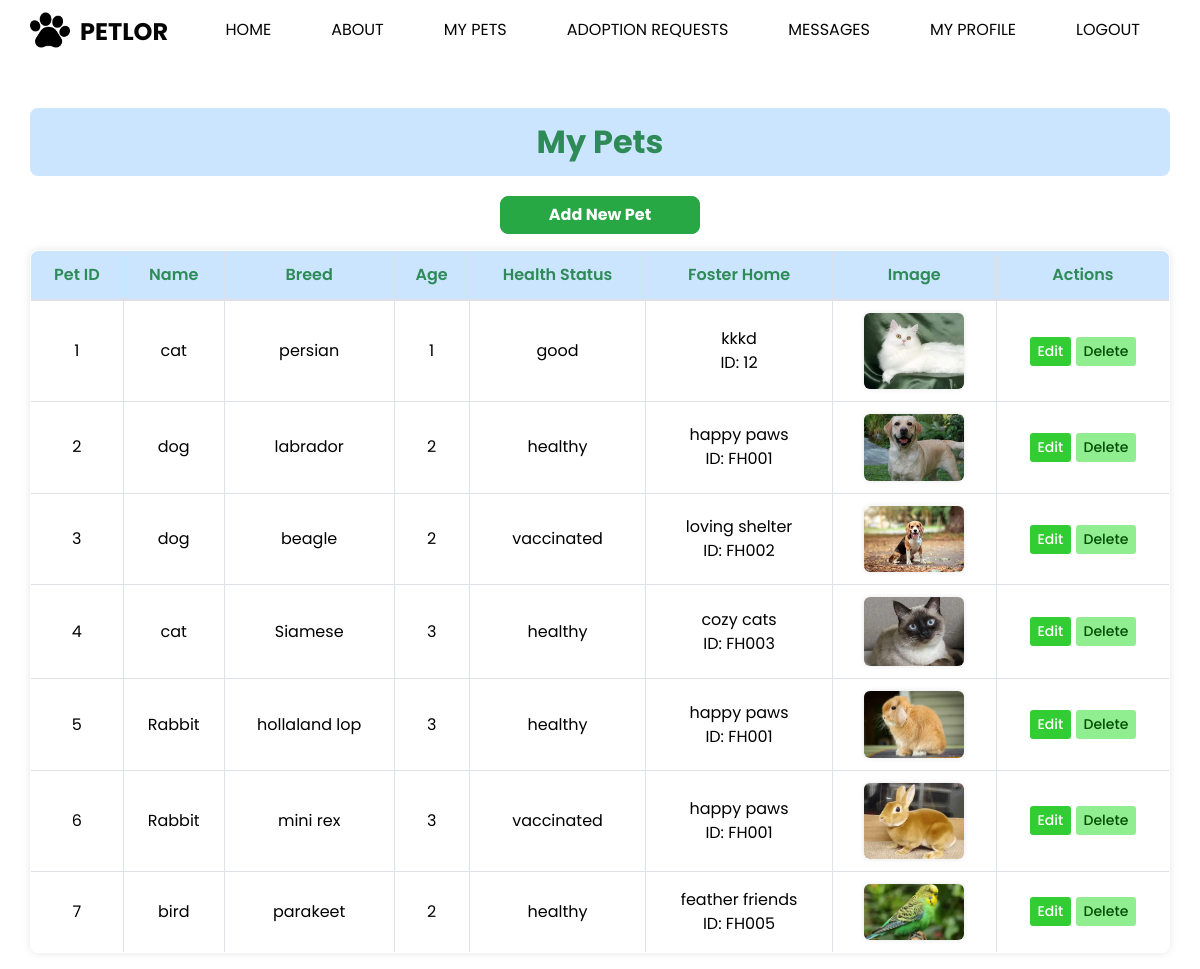
Page /my_pets/ (signed in) on the earlier database version.
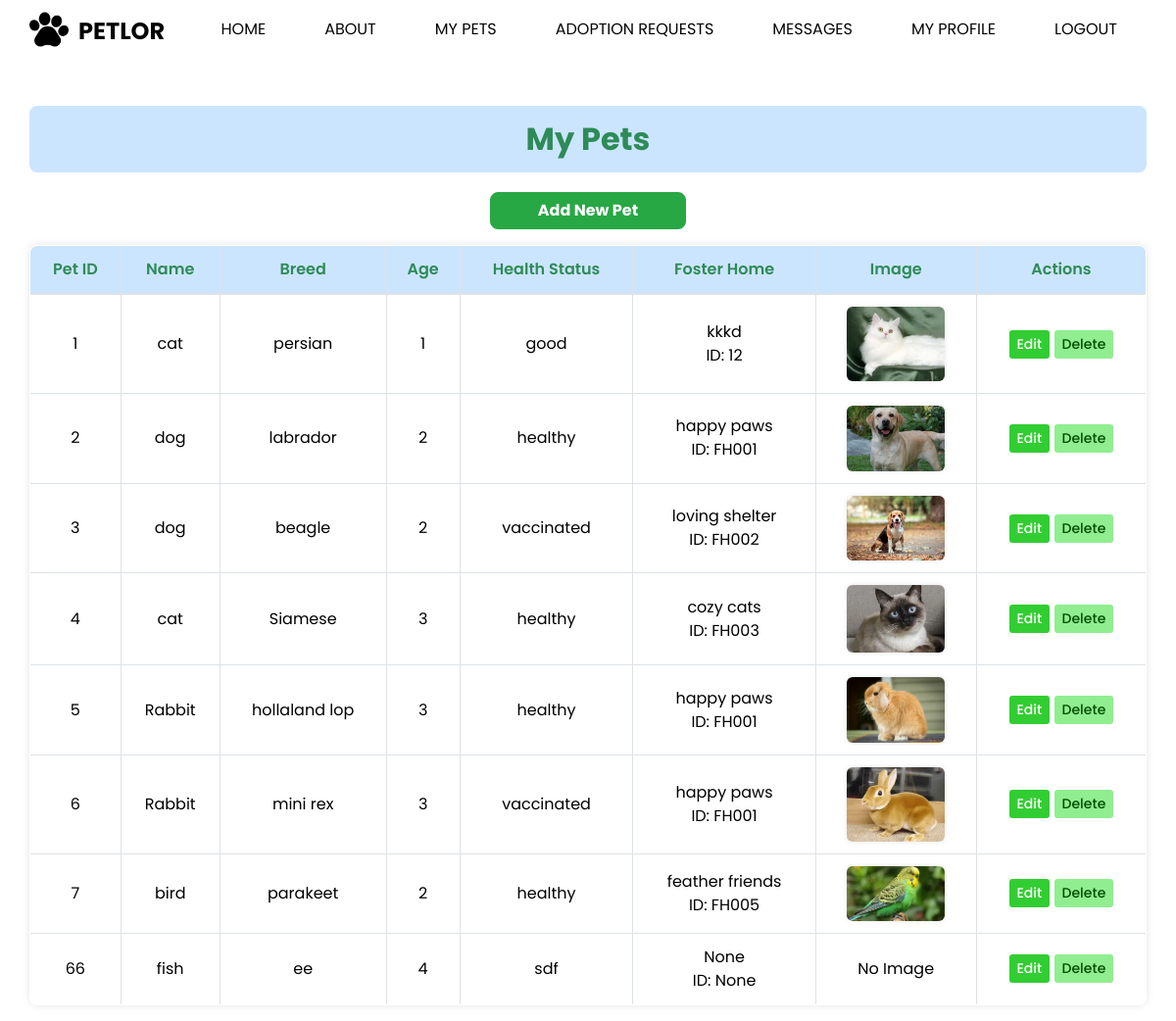
Same page on the later database version.
### usermanagement/models.py (models this page shows, shortened)
class Pet(models.Model):
    PET_CHOICES = [
        ('dog', 'Dog'),
        ('cat', 'Cat'),
        ('rabbit', 'Rabbit'),
        ('bird', 'Bird'),
    ]
    pet_id = models.CharField(max_length=10, unique=True, blank=True)
    shelter = models.ForeignKey(
        settings.AUTH_USER_MODEL,
        on_delete=models.CASCADE,
        limit_choices_to={'user_type': 'shelter'}
    )
    adopter = models.ForeignKey(
        settings.AUTH_USER_MODEL,
        on_delete=models.SET_NULL,
        blank=True,
        null=True,
        limit_choices_to={'user_type': 'adopter'},
        related_name='adopted_pets'
    )
    foster_home_name = models.CharField(max_length=150, blank=True, null=True)
    foster_home_id = models.CharField(max_length=50, blank=True, null=True)
    name = models.CharField(max_length=100)
    breed = models.CharField(max_length=100)
    age = models.PositiveIntegerField()
    health_status = models.TextField()
    image = models.ImageField(upload_to=pet_image_upload_path, blank=True, null=True)
    created_at = models.DateTimeField(auto_now_add=True)
    updated_at = models.DateTimeField(auto_now=True)
    type = models.CharField(max_length=10, choices=PET_CHOICES, default='dog')  # new field

### usermanagement/views.py (the view)
# urls.py: path('my_pets/', views.my_pets, name='my_pets'),
@login_required
def my_pets(request):
    if request.user.user_type != 'shelter':
        return render(request, 'access_denied.html')
    pets = Pet.objects.filter(shelter=request.user)
    return render(request, 'my_pets.html', {'pets': pets})

### usermanagement/templates/my_pets.html
{% include 'header.html' %}
{% load static %}
<link rel="stylesheet" href="{% static 'css/my_pets.css' %}">
{% block content %}
<div class="container mt-5">
    <h2>My Pets</h2>
    <a href="{% url 'add_pet' %}" class="btn btn-primary mb-3">Add New Pet</a>
    <table class="table table-bordered">
        <thead>
            <tr>
                <th>Pet ID</th>
                <th>Name</th>
                <th>Breed</th>
                <th>Age</th>
                <th>Health Status</th>
                <th>Foster Home</th>
                <th>Image</th>
                <th>Actions</th>
            </tr>
        </thead>
        <tbody>
            {% for pet in pets %}
            <tr>
                <td>{{ pet.pet_id }}</td>
                <td>{{ pet.name }}</td>
                <td>{{ pet.breed }}</td>
                <td>{{ pet.age }}</td>
                <td>{{ pet.health_status }}</td>
                <td>
                  {{ pet.foster_home_name }}<br>
                  ID: {{ pet.foster_home_id }}
                </td>
                <td>
                    {% if pet.image %}
                        <img src="{{ pet.image.url }}" alt="{{ pet.name }}" width="100">
                    {% else %}
                        No Image
                    {% endif %}
                </td>
                <td>
                    <a href="{% url 'edit_pet' pet.pet_id %}" class="btn btn-warning btn-sm">Edit</a>
                    <a href="{% url 'confirm_delete_pet' pet.pet_id %}" class="btn btn-danger btn-sm">Delete</a>
                </td>
            </tr>
            {% empty %}
            <tr>
                <td colspan="8" class="text-center">No pets added yet.</td>
            </tr>
            {% endfor %}
        </tbody>
    </table>
</div>
{% endblock %}

### usermanagement/templates/header.html (shortened to what this page needs)
{% load static %}
<!DOCTYPE html>
<html lang="en">
<head>
  <link href="https://cdn.jsdelivr.net/npm/bootstrap@5.3.2/dist/css/bootstrap.min.css" rel="stylesheet">
  <link href="{% static 'css/font-awesome.min.css' %}" rel="stylesheet" />
  <link rel="stylesheet" type="text/css" href="{% static 'css/bootstrap.css' %}" />
  <link href="https://cdnjs.cloudflare.com/ajax/libs/ekko-lightbox/5.3.0/ekko-lightbox.css" rel="stylesheet" />
  <link href="{% static 'css/style.css' %}" rel="stylesheet" />
  <link href="{% static 'css/responsive.css' %}" rel="stylesheet" />
</head>
<body>
  <div class="hero_area">
    <header class="header_section">
      <div class="container">
        <nav class="navbar navbar-expand-lg navbar-light custom_nav-container">
          <a class="navbar-brand" href="/">
            <img src="{% static 'images/logo.png' %}" alt="Petlor Logo" />
            <span>Petlor</span>
          </a>
          <div class="collapse navbar-collapse" id="navbarSupportedContent">
            <ul class="navbar-nav ms-auto">
              {% if request.session.ut == "admin" %}
                <li class="nav-item"><a class="nav-link" href="/">Home</a></li>
                <li class="nav-item"><a class="nav-link" href="/about">About</a></li>
                <li class="nav-item"><a class="nav-link" href="{% url 'manage_adopters' %}">Adopters</a></li>
                <li class="nav-item"><a class="nav-link" href="{% url 'manage_shelters' %}">Shelters</a></li>
                <li class="nav-item"><a class="nav-link" href="{% url 'admin_adoption_dashboard' %}">Dashboard</a></li>
                <li class="nav-item"><a class="nav-link" href="{% url 'admin_adoption_list' %}">Adoptions</a></li>
                <li class="nav-item"><a class="nav-link" href="/do_logout">Logout</a></li>
              {% elif request.session.ut == "shelter" %}
                <li class="nav-item"><a class="nav-link" href="/">Home</a></li>
                <li class="nav-item"><a class="nav-link" href="/about">About</a></li>
                <li class="nav-item"><a class="nav-link" href="{% url 'my_pets' %}">My Pets</a></li>
                <li class="nav-item"> <a class="nav-link" href="{% url 'shelter_adoption_requests' %}">Adoption Requests</a></li>
                <li class="nav-item"><a href="{% url 'message_list' %}" class="nav-link">Messages</a></li>
                <li class="nav-item"><a class="nav-link" href="{% url 'profile' %}">My Profile</a></li>
                <li class="nav-item"><a class="nav-link" href="/do_logout">Logout</a></li>
              {% else %}
                <li class="nav-item"><a class="nav-link" href="/">Home</a></li>
                <li class="nav-item"><a class="nav-link" href="{% url 'about' %}">About</a></li>
                <li class="nav-item"><a class="nav-link" href="/services">Services</a></li>
              {% endif %}
            </ul>
          </div>
        </nav>
      </div>
    </header>

### usermanagement/static/css/style.css (style rules this page uses)
body { font-family: 'Poppins', sans-serif; color: #0c0c0c; background-color: #ffffff; }
.hero_area { position: relative; min-height: 100vh; display: -webkit-box; display: -ms-flexbox; display: flex; -webkit-box-orient: vertical; -webkit-box-direction: normal; -ms-flex-direction: column; flex-direction: column; }
.header_section { background-color: #ffffff; }
.custom_nav-container .navbar-nav { margin-left: auto; }
.custom_nav-container .navbar-nav .nav-link { padding: 10px 30px; color: #050505; text-align: center; text-transform: uppercase; }
a, a:hover, a:focus { text-decoration: none; }
.btn, .btn:focus { outline: none !important; -webkit-box-shadow: none; box-shadow: none; }
.navbar-brand { display: -webkit-box; display: -ms-flexbox; display: flex; -webkit-box-align: end; -ms-flex-align: end; align-items: flex-end; }
.navbar-brand img { width: 40px; }
.navbar-brand span { font-size: 24px; font-weight: 700; color: #050505; margin-left: 10px; text-transform: uppercase; }
.custom_nav-container { z-index: 99999; padding: 5px 0; }

### usermanagement/static/css/responsive.css (style rules this page uses)
@media (min-width: 1200px) { .container { max-width: 1170px; } }

### usermanagement/static/css/my_pets.css (style rules this page uses)
h2 { background-color: #cce5ff; color: #2e8b57; text-align: center; padding: 15px; border-radius: 8px; font-weight: bold; }
a.btn-primary { display: block; width: 200px; margin: 20px auto; background-color: #28a745; border-color: #28a745; color: white; font-weight: bold; border-radius: 8px; text-align: center; transition: 0.3s; }
.table { background-color: #ffffff; border-radius: 8px; overflow: hidden; box-shadow: 0 0 8px rgba(0, 0, 0, 0.1); }
.table thead th { background-color: #cce5ff; color: #2e8b57; text-align: center; font-weight: 600; }
.table tbody td { text-align: center; vertical-align: middle; }
.table img { border-radius: 6px; box-shadow: 0 0 5px rgba(0,0,0,0.1); }
.btn-warning { background-color: #32cd32; border: none; color: white; font-weight: 500; transition: 0.3s; }
.btn-danger { background-color: #90ee90; border: none; color: #004d00; font-weight: 500; transition: 0.3s; }

Differences in the rows shown:
added Pet: pet_id "66", name "fish", breed "ee", age "4", health_status "sdf", foster_home_name "None", foster_home_id "None", image "No Image"
